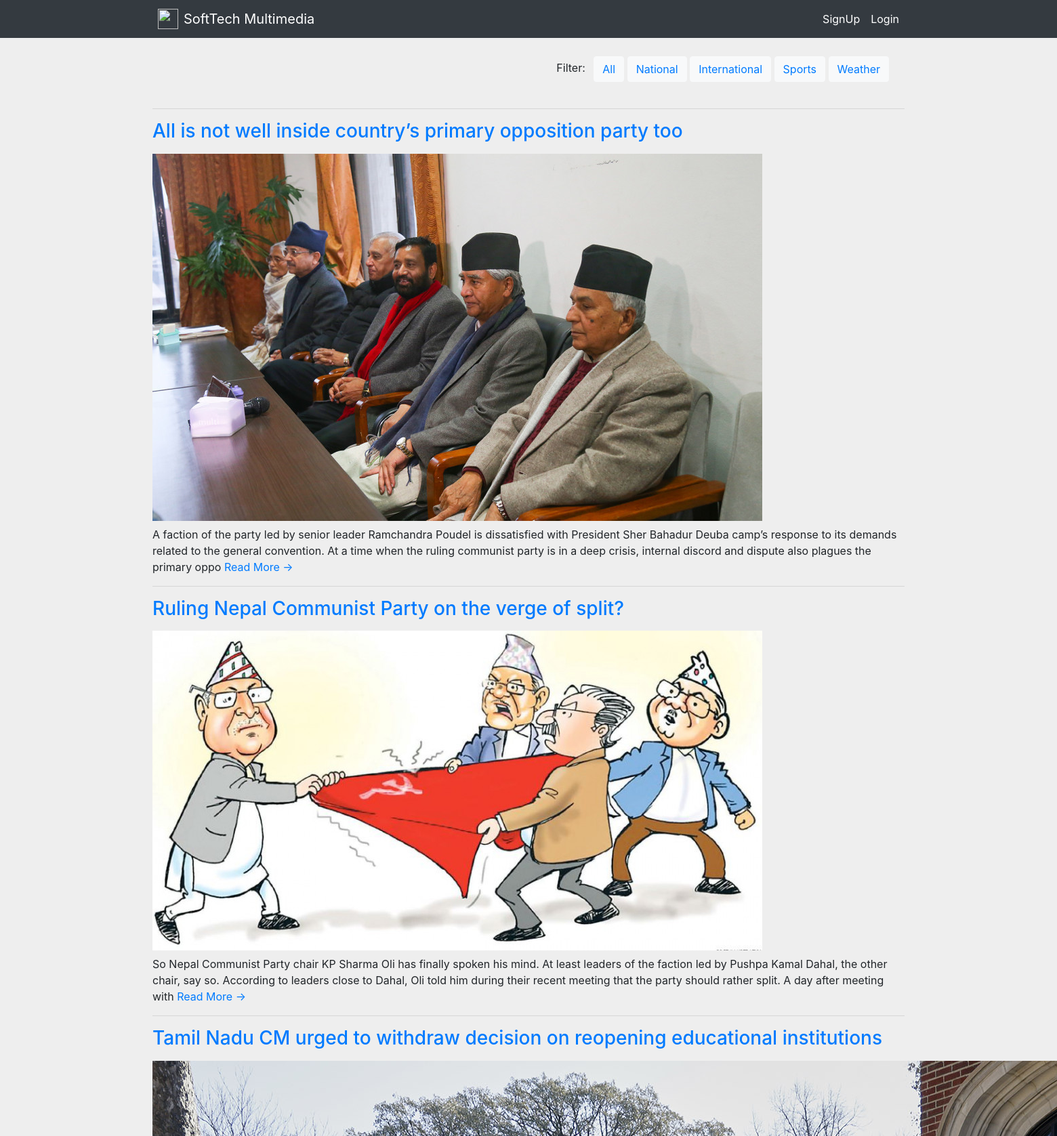
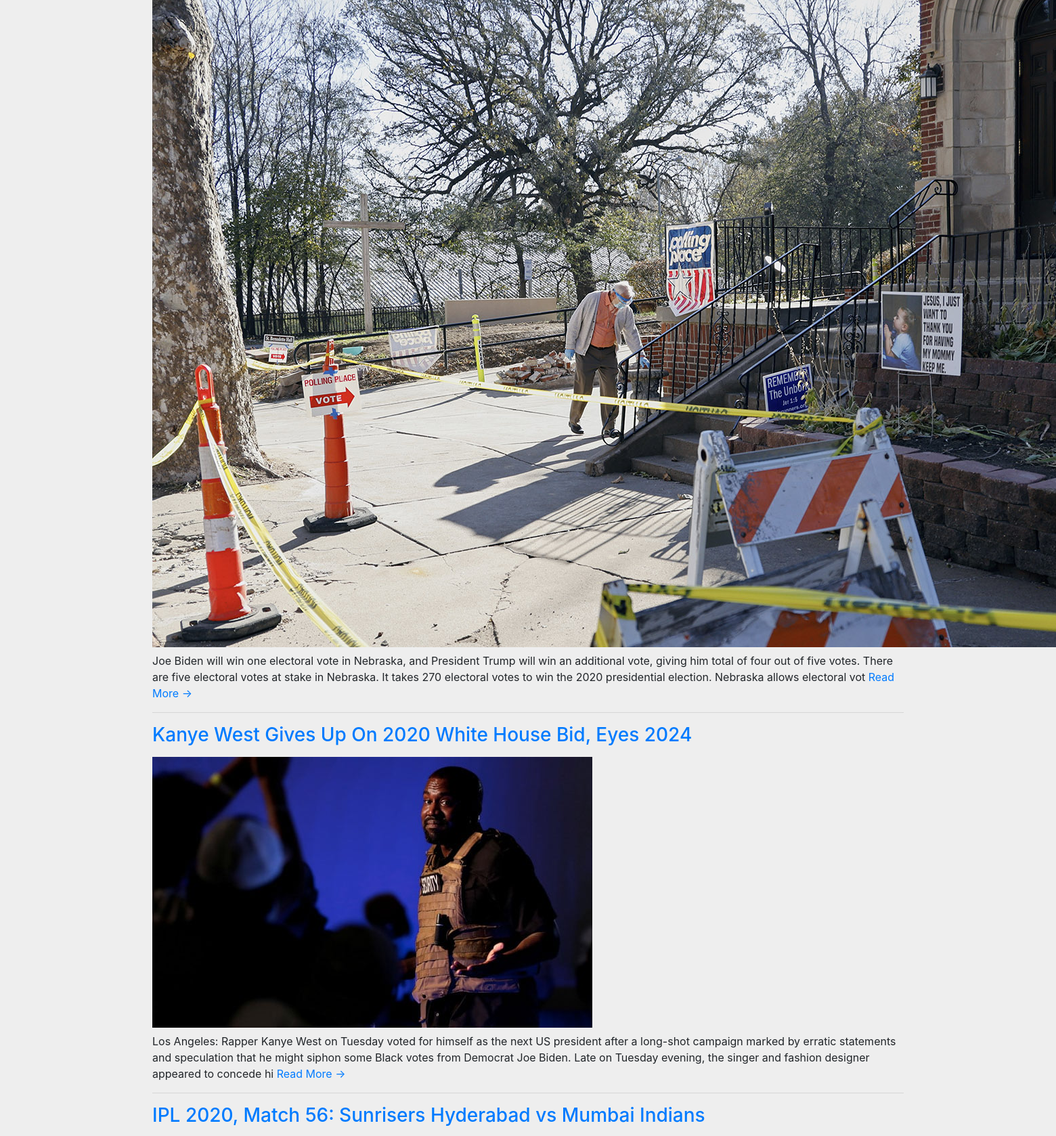
The page / (upper part) on the database its author committed (2 pictures, top to bottom).
### newsfeed/models.py (models this page shows, shortened)
class Category(models.Model):
    name = models.CharField(max_length=50)
    @staticmethod
    def get_all_category():
        return Category.objects.all()

class News(models.Model):
    title = models.CharField(max_length=255)
    body = models.TextField()
    slug = models.SlugField(max_length=200, unique=True)
    image = models.ImageField(upload_to='uploads/images/')
    category = models.ForeignKey(Category, on_delete=models.CASCADE, default=1)
    @staticmethod
    def get_all_news():
        return News.objects.all()

### newsfeed/views.py (the view)
# urls.py: path('', views.index, name='index'),
def index(request):
    news = None
    categories = Category.get_all_category()
    categoryID = request.GET.get('category')
    if categoryID:
        news = News.get_all_products_by_categoryid(categoryID)
    else:
        news = News.get_all_news()
    data = {}
    data['news'] = news
    data['categories'] = categories
    return render(request, 'newsfeed/index.html', data)

### templates/newsfeed/index.html
{% extends 'base.html' %}
{% block content %}
    <div class="container d-flex">
        <div class="filter ml-auto p-2">
            <label for="cars" class="mx-2 my-4">Filter:</label>
            <button class="btn btn-light">
                <a href="/">All</a>
            </button>
            {% for category in categories %}
                <button class="btn btn-light">
                    <a href="/?category={{ category.id }}">{{ category.name }}</a>
                </button>
            {% endfor %}
        </div>
    </div>
    <hr>
    {% for new in news %}
        <h3><a href="{% url 'post_details' new.pk %}">{{ new.title }}</a></h3>
        <img src="{{ new.image.url }}" class="full-width-image my-2" alt="image">
        <p>{{ new.body|slice:":300"|safe }} <a href="{% url 'post_details' new.id %}">Read More &rarr;</a></p>
        <hr>
    {% endfor %}
{% endblock content %}

### rows shown on the page
Category: name "National"
Category: name "International"
Category: name "Sports"
Category: name "Weather"
News: title "All is not well inside country’s primary opposition party too", image (picture), body "A faction of the party led by senior leader Ramchandra Poudel is dissatisfied with President Sher Bahadur Deuba camp’s response to its demands related to the general convention. At a time when the ruling communist party is in a deep crisis, internal discord and dispute also plagues the primary oppo"
News: title "Ruling Nepal Communist Party on the verge of split?", image (picture), body "So Nepal Communist Party chair KP Sharma Oli has finally spoken his mind. At least leaders of the faction led by Pushpa Kamal Dahal, the other chair, say so. According to leaders close to Dahal, Oli told him during their recent meeting that the party should rather split. A day after meeting with"
News: title "Tamil Nadu CM urged to withdraw decision on reopening educational institutions", image (picture), body "Joe Biden will win one electoral vote in Nebraska, and President Trump will win an additional vote, giving him total of four out of five votes. There are five electoral votes at stake in Nebraska. It takes 270 electoral votes to win the 2020 presidential election. Nebraska allows electoral vot"
News: title "Kanye West Gives Up On 2020 White House Bid, Eyes 2024", image (picture), body "Los Angeles: Rapper Kanye West on Tuesday voted for himself as the next US president after a long-shot campaign marked by erratic statements and speculation that he might siphon some Black votes from Democrat Joe Biden. Late on Tuesday evening, the singer and fashion designer appeared to concede hi"
News: title "IPL 2020, Match 56: Sunrisers Hyderabad vs Mumbai Indians"
